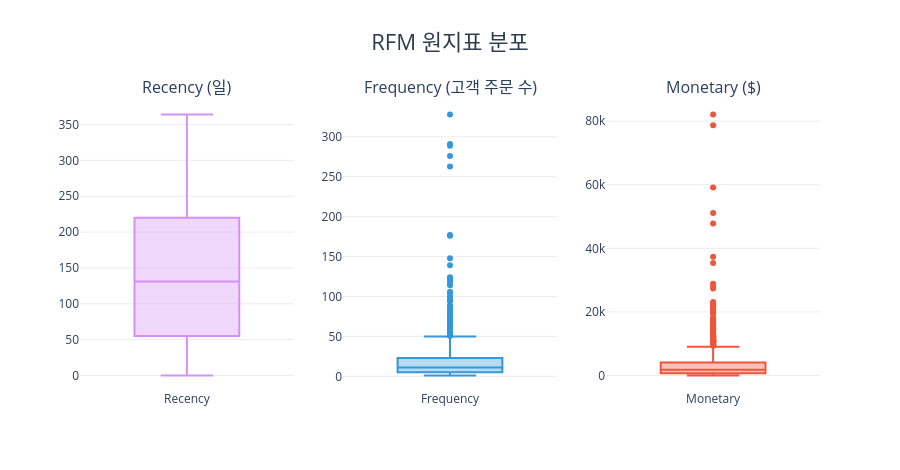

Notebook code cell kept with this figure:
### Markdown cell above
### RFM 원지표 박스플롯

원지표는 단위와 범위가 서로 달라 축을 분리했다.

### Code cell
# RFM 원지표의 분포와 이상치를 박스플롯으로 확인한다.
fig = make_subplots(rows=1, cols=3,
    subplot_titles=('Recency (일)', 'Frequency (고객 주문 수)', 'Monetary ($)'))
for col, label, color, fill, pos in [
    ('Recency','Recency','#d391f7','rgba(211,145,247,0.35)',1),
    ('Frequency','Frequency','#3498db','rgba(52,152,219,0.35)',2),
    ('Monetary','Monetary','#EF553B','rgba(239,85,59,0.35)',3),
]:
    fig.add_trace(go.Box(y=rfm[col], name=label, boxpoints='outliers',
                         line=dict(color=color), marker=dict(color=color),
                         fillcolor=fill, showlegend=False), row=1, col=pos)
fig.update_layout(title=dict(text='RFM 원지표 분포', x=0.5,
                             font=dict(size=22,color='#2c3e50')),
                  height=470, plot_bgcolor='white')
fig.update_yaxes(gridcolor='#ececec', zeroline=False)
fig.update_xaxes(showgrid=False)
fig

### Figure 1 — Plotly figure (JSON) as saved in the notebook; plotly's stock layout.template omitted (floating-point values rounded to 4 significant figures; data arrays with more than 128 entries replaced by an {"elided": "..."} marker saying what was removed)
{"data": [{"boxpoints": "outliers", "fillcolor": "rgba(211,145,247,0.35)", "line": {"color": "#d391f7"}, "marker": {"color": "#d391f7"}, "name": "Recency", "showlegend": false, "type": "box", "xaxis": "x", "y": {"elided": "1468 int values"}, "yaxis": "y"}, {"boxpoints": "outliers", "fillcolor": "rgba(52,152,219,0.35)", "line": {"color": "#3498db"}, "marker": {"color": "#3498db"}, "name": "Frequency", "showlegend": false, "type": "box", "xaxis": "x2", "y": {"elided": "1468 int values"}, "yaxis": "y2"}, {"boxpoints": "outliers", "fillcolor": "rgba(239,85,59,0.35)", "line": {"color": "#EF553B"}, "marker": {"color": "#EF553B"}, "name": "Monetary", "showlegend": false, "type": "box", "xaxis": "x3", "y": {"elided": "1468 float values"}, "yaxis": "y3"}], "layout": {"annotations": [{"font": {"size": 16}, "showarrow": false, "text": "Recency (일)", "x": 0.1444, "xanchor": "center", "xref": "paper", "y": 1, "yanchor": "bottom", "yref": "paper"}, {"font": {"size": 16}, "showarrow": false, "text": "Frequency (고객 주문 수)", "x": 0.5, "xanchor": "center", "xref": "paper", "y": 1, "yanchor": "bottom", "yref": "paper"}, {"font": {"size": 16}, "showarrow": false, "text": "Monetary ($)", "x": 0.8556, "xanchor": "center", "xref": "paper", "y": 1, "yanchor": "bottom", "yref": "paper"}], "height": 470, "plot_bgcolor": "white", "title": {"font": {"color": "#2c3e50", "size": 22}, "text": "RFM 원지표 분포", "x": 0.5}, "xaxis": {"anchor": "y", "domain": [0, 0.2889], "showgrid": false}, "xaxis2": {"anchor": "y2", "domain": [0.3556, 0.6444], "showgrid": false}, "xaxis3": {"anchor": "y3", "domain": [0.7111, 1], "showgrid": false}, "yaxis": {"anchor": "x", "domain": [0, 1], "gridcolor": "#ececec", "zeroline": false}, "yaxis2": {"anchor": "x2", "domain": [0, 1], "gridcolor": "#ececec", "zeroline": false}, "yaxis3": {"anchor": "x3", "domain": [0, 1], "gridcolor": "#ececec", "zeroline": false}}}
